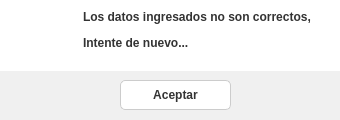
<?xml version="1.0" encoding="UTF-8"?>
<ui version="4.0">
 <class>MainWindow</class>
 <widget class="QMainWindow" name="MainWindow">
  <property name="geometry">
   <rect>
    <x>0</x>
    <y>0</y>
    <width>340</width>
    <height>120</height>
   </rect>
  </property>
  <property name="minimumSize">
   <size>
    <width>340</width>
    <height>120</height>
   </size>
  </property>
  <property name="maximumSize">
   <size>
    <width>340</width>
    <height>120</height>
   </size>
  </property>
  <property name="windowTitle">
   <string>ERROR DE DATOS</string>
  </property>
  <property name="styleSheet">
   <string notr="true">QWidget#centralwidget{
background-color: qlineargradient(spread:pad, x1:0.517, y1:0, x2:0.522, y2:1, stop:0 rgba(85, 0, 127, 255), stop:1 rgba(159, 159, 159, 255));}</string>
  </property>
  <widget class="QWidget" name="centralwidget">
   <widget class="QLabel" name="label_2">
    <property name="geometry">
     <rect>
      <x>70</x>
      <y>0</y>
      <width>271</width>
      <height>61</height>
     </rect>
    </property>
    <property name="styleSheet">
     <string notr="true">QLabel {
background-color: rgb(255, 255, 255);
    color: #333333;
    font-size: 12px;
    font-weight: bold;
    padding: 10px;
    border-radius: 5px;
}
</string>
    </property>
    <property name="text">
     <string>&lt;html&gt;&lt;head/&gt;&lt;body&gt;&lt;p&gt;Los datos ingresados no son correctos, &lt;/p&gt;&lt;p&gt;Intente de nuevo...&lt;/p&gt;&lt;/body&gt;&lt;/html&gt;</string>
    </property>
   </widget>
   <widget class="QPushButton" name="pushButton">
    <property name="geometry">
     <rect>
      <x>120</x>
      <y>80</y>
      <width>111</width>
      <height>30</height>
     </rect>
    </property>
    <property name="styleSheet">
     <string notr="true">QPushButton {
    background-color: white;
    border-radius:5px;
    border: 1px solid #CCC;
    color: #333;
    font-weight: bold;
    font-size: 12px;
    padding: 5px 10px;
}

QPushButton:hover {
    background-color: #FFD0D0;
    border: 2px solid #FF7070;
    color: #555;
}

QPushButton:pressed {
    background-color: #FF7070;
    border: 1px solid #FF7070;
    color: white;
}
</string>
    </property>
    <property name="text">
     <string>Aceptar</string>
    </property>
   </widget>
   <widget class="QPushButton" name="pushButton_3">
    <property name="geometry">
     <rect>
      <x>470</x>
      <y>60</y>
      <width>151</width>
      <height>41</height>
     </rect>
    </property>
    <property name="styleSheet">
     <string notr="true">QPushButton {
    background-color: qlineargradient(x1: 0, y1: 0, x2: 0, y2: 1, stop: 0 #FF5722, stop: 1 #E64A19);
    border: 2px solid #E64A19;
    border-radius: 5px;
    color: white;
    font-weight: bold;
    font-size: 14px;
    padding: 5px 20px;
    box-shadow: 2px 2px 2px rgba(0,0,0,0.3);
}
QPushButton:hover {
    background-color: qlineargradient(x1: 0, y1: 0, x2: 0, y2: 1, stop: 0 #E64A19, stop: 1 #FF5722);
    cursor: pointer;
}
QPushButton:pressed {
    background-color: #E64A19;
    border: 2px solid #FF5722;
}
</string>
    </property>
    <property name="text">
     <string>Salir</string>
    </property>
   </widget>
   <widget class="QLabel" name="label_3">
    <property name="geometry">
     <rect>
      <x>10</x>
      <y>20</y>
      <width>51</width>
      <height>41</height>
     </rect>
    </property>
    <property name="text">
     <string/>
    </property>
    <property name="pixmap">
     <pixmap>../imagenes/Error.png</pixmap>
    </property>
    <property name="scaledContents">
     <bool>true</bool>
    </property>
   </widget>
   <widget class="QLabel" name="label_4">
    <property name="geometry">
     <rect>
      <x>-20</x>
      <y>0</y>
      <width>371</width>
      <height>71</height>
     </rect>
    </property>
    <property name="styleSheet">
     <string notr="true">background-color: rgb(255, 255, 255);</string>
    </property>
    <property name="text">
     <string/>
    </property>
   </widget>
   <widget class="QLabel" name="label_5">
    <property name="geometry">
     <rect>
      <x>-30</x>
      <y>60</y>
      <width>380</width>
      <height>70</height>
     </rect>
    </property>
    <property name="styleSheet">
     <string notr="true">background-color: rgb(240, 240, 240);</string>
    </property>
    <property name="text">
     <string/>
    </property>
   </widget>
   <zorder>label_5</zorder>
   <zorder>label_4</zorder>
   <zorder>label_2</zorder>
   <zorder>pushButton</zorder>
   <zorder>pushButton_3</zorder>
   <zorder>label_3</zorder>
  </widget>
 </widget>
 <resources/>
 <connections/>
</ui>
